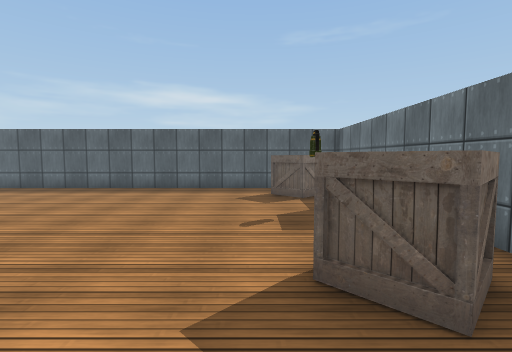
[1] (above)

18 first-person views from a walk through a scene from a Unity 3-D project. The camera is 1.4 m above the floor, tilts 4° down and sees 85° across. The floor is counted in squares, 1 m on a side. Each view is taken from the middle of a square. On the plan, view 1 faces up. The plan holds only what a view shows up to about 14 squares ahead; the rest is blank. The place goes on beyond the plan. Some animated figures are left out. Some surface patterns are stand-ins.

[2]
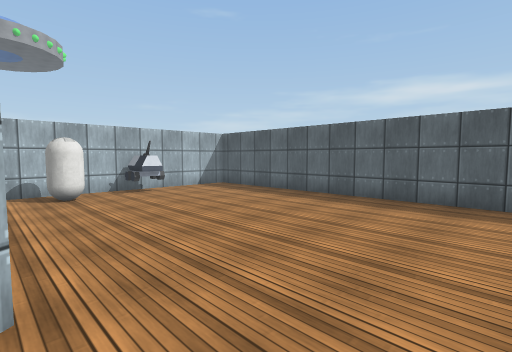

[3]
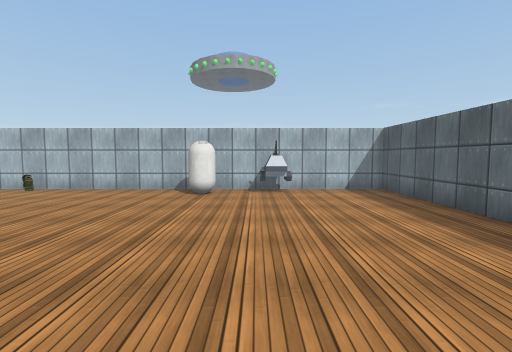

[4]
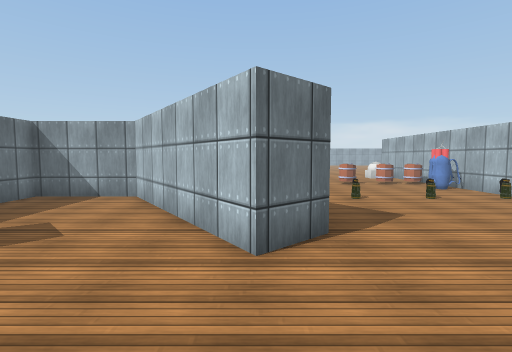

[5]
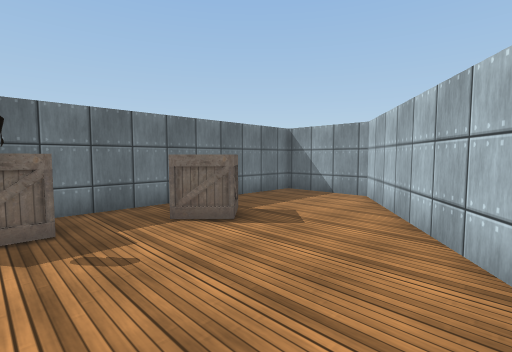

[6]
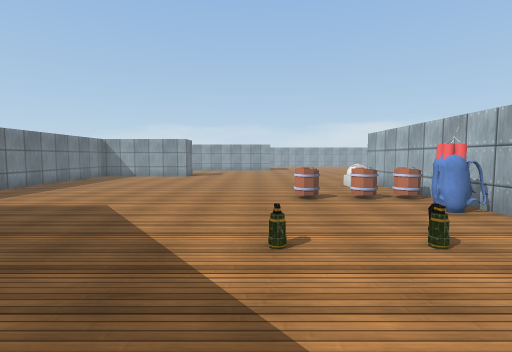

[7]
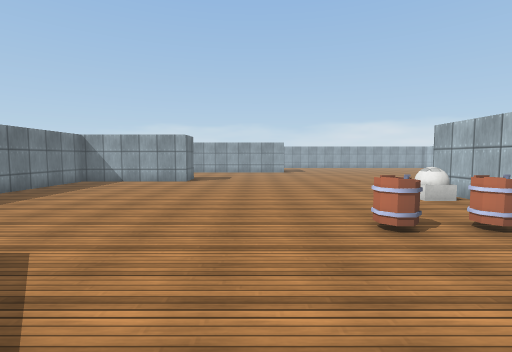

[8]
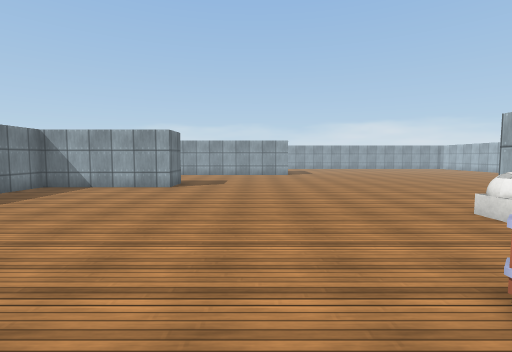

[9]
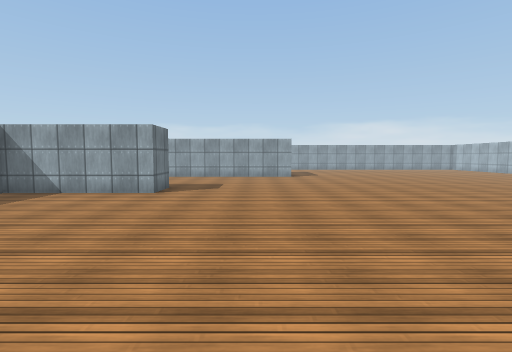

[10]
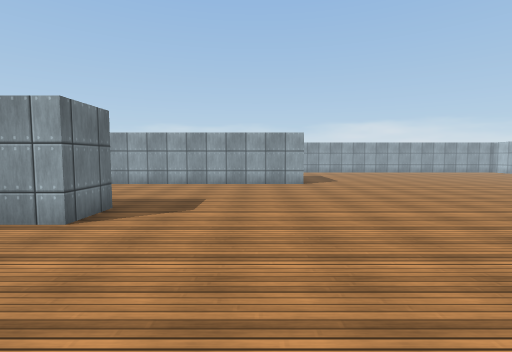

[11]
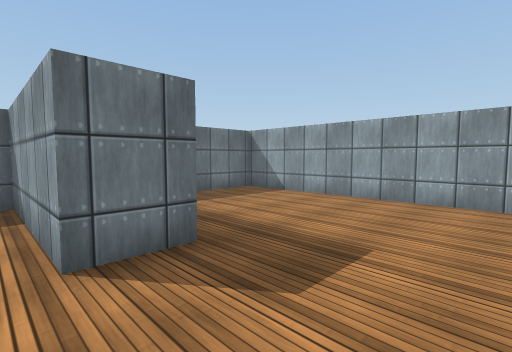

[12]
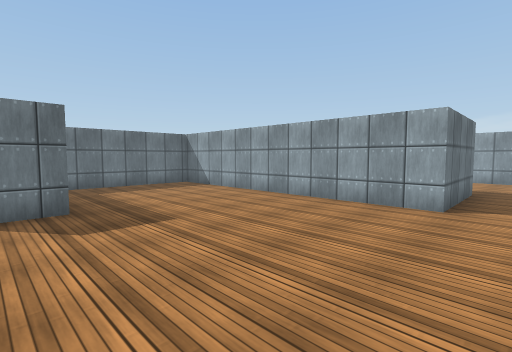

[13]
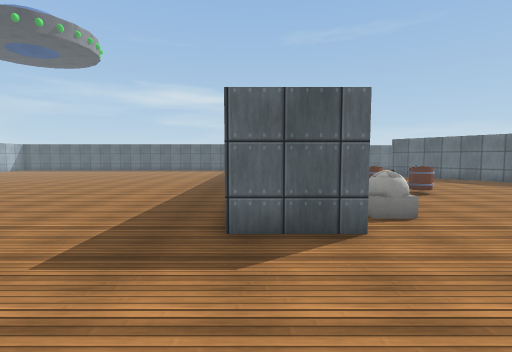

[14]
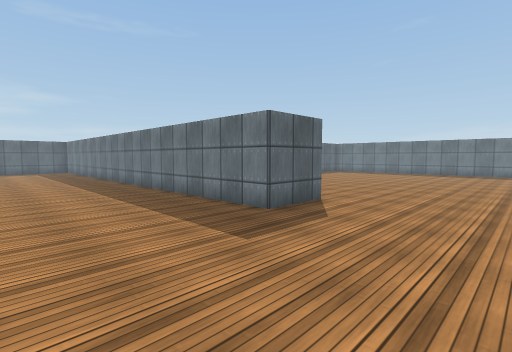

[15]
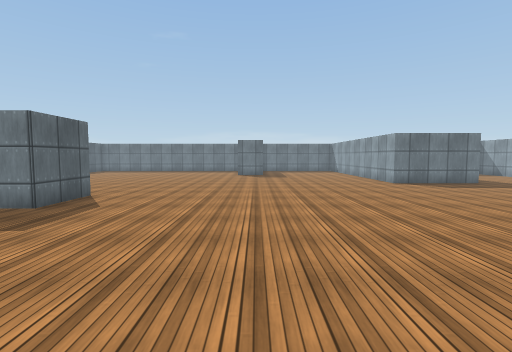

[16]
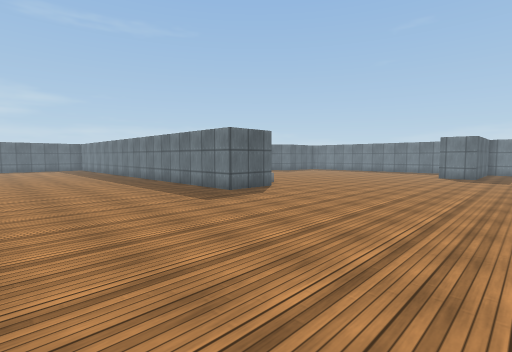

[17]
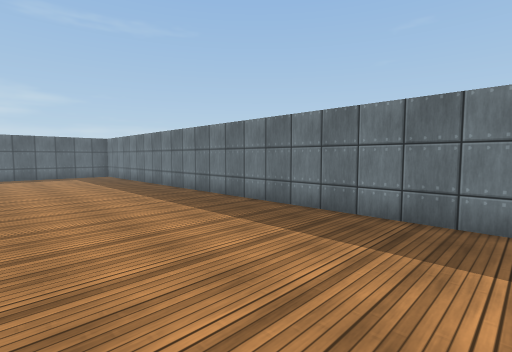

[18]
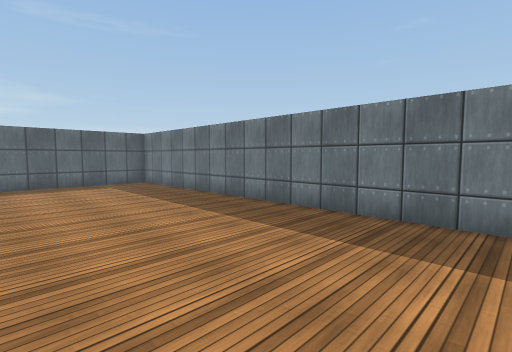

### Floor plan
Points are (right, up) in squares from view 1. A wall is a line through its corners. A room is listed if a view was taken in it or the views show most of it. See-through windows are left out.
Room 1 (views 1, 2, 3, 4, 5, 6, 7, 8, 9, 10, 11, 12, 13, 14, 15, 16, 17, 18)
walls: (-5.4, 1.9) (-4, 3.2) (0.2, -2.7) (3.7, -2.7) (3.7, 12.1); (-2.1, -19.6) (-2.1, -17.7) (3.7, -17.7) (3.7, -9.6); (-17, 9.9) (-21.4, 9.9); (-8.4, -27.5) (-8.4, -26.2) (3.7, -26.2) (3.7, -20.6); (3.8, 12.4) (-13, 12.4) (-13, -13) (-15.6, -13) (-15.6, 8.4)
objects: other object (-12, -11) to (-11, -11); barrel (-12, -8) to (-12, -7); other object (-12, -5); other object (-12, -2); other object (-12, 5) to (-11, 5); other object (-12, 7) to (-11, 8); barrel (-11, -8) to (-10, -7); other object (-10, -2); barrel (-9, -8) to (-8, -7); other object (-7, -2); other object (1, 2) to (3, 4); other object (1, 7); other object (1, 9) to (2, 10); other object (2, 6) to (3, 7)

Positions as (right, up) in squares from view 1, and headings:
1: (0, 0), facing up
2: (-1, 3), facing up-left
3: (-1, 7), facing left
4: (-4, 7), facing down
5: (-4, 7), facing down-right
6: (-7, 2), facing down
7: (-6, -2), facing down
8: (-6, -5), facing down
9: (-6, -7), facing down
10: (-6, -12), facing down
11: (-6, -17), facing down-right
12: (-10, -18), facing down-right
13: (-15, -18), facing up
14: (-21, -18), facing up-right
15: (-23, -19), facing right
16: (-23, -22), facing up-right
17: (-22, -11), facing up-right
18: (-22, -5), facing up-right
